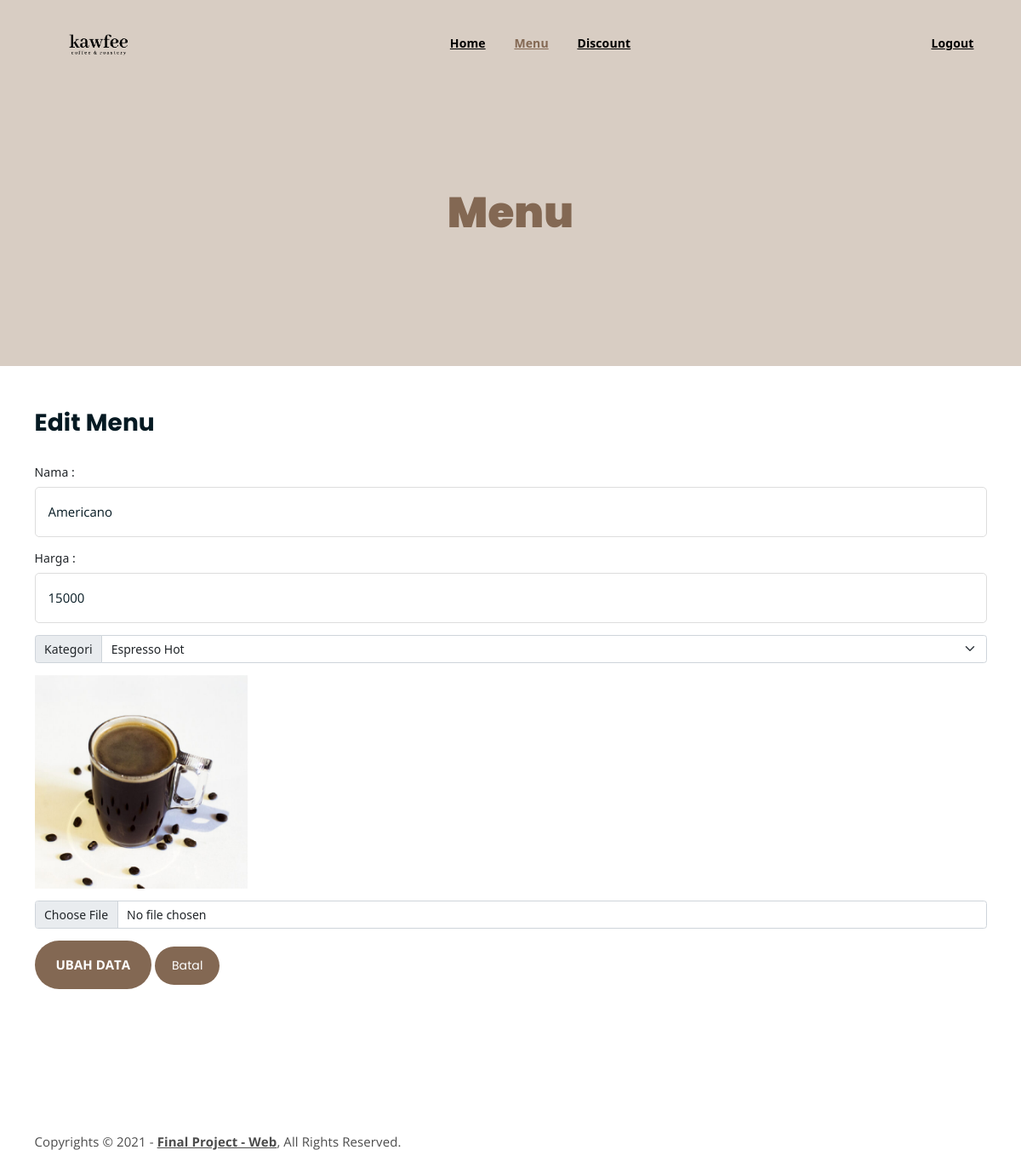
Screenshot of /update.php?id_menu=1 (signed in) with the database file from the repository.
### tables this page shows
CREATE TABLE `menu` (
  `id_menu` int(11) NOT NULL,
  `nama` varchar(40) DEFAULT NULL,
  `harga` int(11) DEFAULT NULL,
  `kategori` varchar(35) DEFAULT NULL,
  `gambar` varchar(255) DEFAULT NULL
);

### update.php (the view, shortened to what this page needs)
<?php
	require 'koneksi.php';
	$id_menu = $_GET["id_menu"];
	function query($query){
		global $konek;
		$result = mysqli_query($konek, $query);
		$rows = [];
		while($row = mysqli_fetch_assoc($result)){
			$rows[] = $row;
		}
		return $rows;
	}
	$menu = query("SELECT * FROM menu WHERE id_menu = '$id_menu'") [0];
?>
<!DOCTYPE html>
<html>
<head>
	<link rel="stylesheet" href="assets/css/all.min.css">
	<link rel="stylesheet" href="assets/bootstrap/css/bootstrap.min.css">
	<link rel="stylesheet" href="assets/css/owl.carousel.css">
	<link rel="stylesheet" href="assets/css/magnific-popup.css">
	<link rel="stylesheet" href="assets/css/animate.css">
	<link rel="stylesheet" href="assets/css/meanmenu.min.css">
	<link rel="stylesheet" href="assets/css/main.css">
	<link rel="stylesheet" href="assets/css/responsive.css">
	<link href="https://cdn.jsdelivr.net/npm/bootstrap@5.1.3/dist/css/bootstrap.min.css" rel="stylesheet">
</head>
<body>
   <div class="top-header-area" id="sticker">
		<div class="container">
			<div class="row">
				<div class="col-lg-12 col-sm-12 text-center">
					<div class="main-menu-wrap">
						<div class="site-logo">
							<a href="homepage_admin.php">
								<img src="assets/img/kawfee.png" alt="">
							</a>
						</div>
						<nav class="main-menu">
							<ul>
								<li><a href="homepage_admin.php">Home</a></li>
								<li class="current-list-item"><a href="shop_admin.php">Menu</a>
								</li>
								<li><a href="discount_admin.php">Discount</a></li>
								<li>
									<div class="header-icons">
										<a href="logout.php">Logout</a>
									</div>
								</li>
							</ul>
						</nav>
					</div>
				</div>
			</div>
		</div>
	</div>
	<div class="breadcrumb-section breadcrumb-bg">
		<div class="container">
			<div class="row">
				<div class="col-lg-8 offset-lg-2 text-center">
					<div class="breadcrumb-text">
						<h1>Menu</h1>
					</div>
				</div>
			</div>
		</div>
	</div>
	<div class="product-section mt-150 mb-150">
		<div class="container">
			<div class="coupon-section">
				<h2 style="font-weight: bold; margin-bottom: 30px;">Edit Menu</h2>
					<div class="coupon-form-wrap">
					<form action="" method="post" enctype="multipart/form-data">
						<label for="nama">Nama : </label>
							<p><input type="text" name="nama" required value="<?= $menu["nama"]; ?>"></p>
						<label for="harga">Harga : </label>
							<p><input type="text" name="harga" required value="<?= $menu["harga"]; ?>"></p>
						<div class="input-group mb-3">
							<label class="input-group-text" for="inputGroupSelect01">Kategori</label>
								<select class="form-select" name="kategori" id="kategori" required>
									<option selected><?= $menu["kategori"]; ?></option>
								</select>
						</div>
							<div class="input-group mb-3">
								<img src="menupict/<?= $menu['gambar']; ?>" width="250"><br><br>
							</div>
							<div class="input-group mb-3">
								<input type="file" class="form-control" name="gambar" id="gambar" required>
							</div>
							<p><input type="submit" name="submit" value="Ubah data">
							<a class="cart-btn" href="shop_admin.php" style="text-decoration: none;">Batal</a>
						</form>
					</div>
			</div>
		</div>
	</div>
	<div class="copyright">
		<div class="container">
			<div class="row">
				<div class="col-lg-6 col-md-12">
					<p>Copyrights &copy; 2021 - <a href="homepage_admin.php">Final Project - Web</a>,  All Rights Reserved.</p>
				</div>
			</div>
		</div>
	</div>
</body>
</html>

### assets/css/main.css (style rules this page uses)
html { font-size: 14px; font-weight: 400; line-height: 28px; height: 100%; }
body { font-family: "Open Sans", sans-serif; font-weight: 400; font-size: 1rem; letter-spacing: 0.1px; line-height: 1.8; color: #051922; overflow-x: hidden; }
body img { max-width: 100%; }
a { cursor: pointer; text-decoration: none; -webkit-transition: all 0.2s ease-in-out; -o-transition: all 0.2s ease-in-out; transition: all 0.2s ease-in-out; }
h1, .h1, h2, .h2, h3, .h3, h4, .h4, h5, .h5, h6, .h6 { font-family: "Poppins", sans-serif; font-weight: 700; margin: 0 0 1.25rem 0; color: #051922; }
h1:last-child, .h1:last-child, h2:last-child, .h2:last-child, h3:last-child, .h3:last-child, h4:last-child, .h4:last-child, h5:last-child, .h5:last-child, h6:last-child, .h6:last-child { margin: 0; }
h1, .h1 { font-size: 4rem; font-weight: 700; line-height: 4rem; }
h2, .h2 { font-size: 3rem; font-weight: 700; line-height: 3.25rem; }
p { font-family: "Open Sans", sans-serif; font-weight: 400; font-size: 1rem; letter-spacing: 0.1px; line-height: 1.8; color: #051922; margin: 0 0 1.25rem 0; }
p:last-child { margin: 0; }
.mt-150 { margin-top: 50px; }
.mb-150 { margin-bottom: 150px; }
a.boxed-btn, a.bordered-btn, a.cart-btn { border-radius: 50px; }
.breadcrumb-bg { background-image: url(../img/breadcrumb-bg.jpg); }
.breadcrumb-text h1 { font-size: 50px; font-weight: 900; color: #836853; margin: 0; margin-top: 20px; }
.breadcrumb-section { padding: 150px 0; background-size: cover; background-position: center center; position: relative; z-index: 1; background-attachment: fixed; padding-top: 200px; }
.breadcrumb-section:after { position: absolute; left: 0; top: 0; width: 100%; height: 100%; content: ""; background-color: #D1C3B7; z-index: -1; opacity: 0.8; }
.top-header-area { position: absolute; z-index: 999; width: 100%; padding: 25px 0; }
nav.main-menu ul { margin: 0; padding: 0; list-style: none; }
nav.main-menu ul li { display: inline-block; }
nav.main-menu ul li a { color: black; font-weight: 700; display: block; padding: 15px; }
nav.main-menu ul > li { position: relative; }
nav.main-menu ul li:last-child a { display: inline-block; }
nav.main-menu > ul li:last-child { float: right; }
.site-logo { float: left; max-width: 150px; }
.main-menu-wrap { position: relative; }
.header-icons a { color: #fff; display: inline-block; padding: 10px; }
.site-logo { padding: 6px 0; }
nav.main-menu ul li.current-list-item > a { color: #836853; }
nav.main-menu li a { -webkit-transition: 0.3s; -o-transition: 0.3s; transition: 0.3s; }
.top-header-area .header-icons a { -webkit-transition: 0.3s; -o-transition: 0.3s; transition: 0.3s; }
.top-header-area { -webkit-transition: 0.3s; -o-transition: 0.3s; transition: 0.3s; }
.copyright { background-color: #fff; }
.copyright p { margin: 0; color: black; opacity: 0.7; padding: 16px 0; font-size: 15px; }
.copyright a { color: black; font-weight: 700; }
input[type="submit"] { -webkit-transition: 0.3s; -o-transition: 0.3s; transition: 0.3s; border-radius: 50px !important; }
a.cart-btn { -webkit-transition: 0.3s; -o-transition: 0.3s; transition: 0.3s; }
html, body { height: 100%; }
input[type="submit"] { background-color: #836853; color: #fff; font-weight: 700; text-transform: uppercase; font-size: 15px; border: none !important; cursor: pointer; padding: 15px 25px; border-radius: 3px; }
a.cart-btn { font-family: 'Poppins', sans-serif; display: inline-block; background-color: #836853; color: #fff; padding: 10px 20px; }
.coupon-section { margin-top: 50px; }
.coupon-form-wrap form p input[type=text] { border: 1px solid #ddd; color: #051922; padding: 15px; width: 100%; border-radius: 5px; font-size: 15px; }

### rows the page displays
menu: nama "Americano", harga "15000", kategori "Espresso Hot", gambar (picture)
